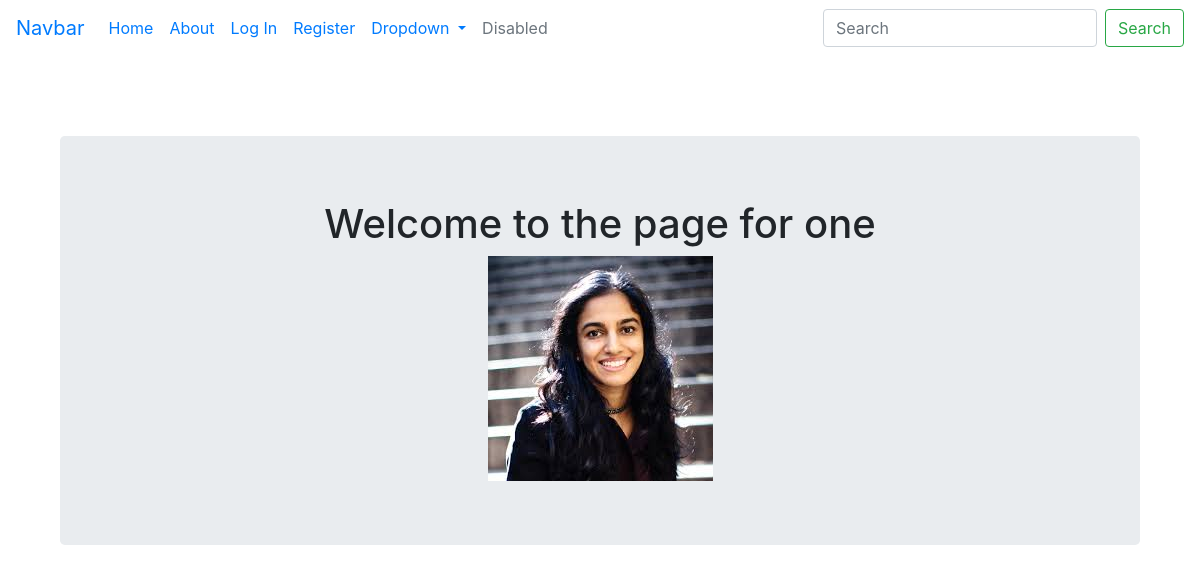
The app's page /profile/one, older data.
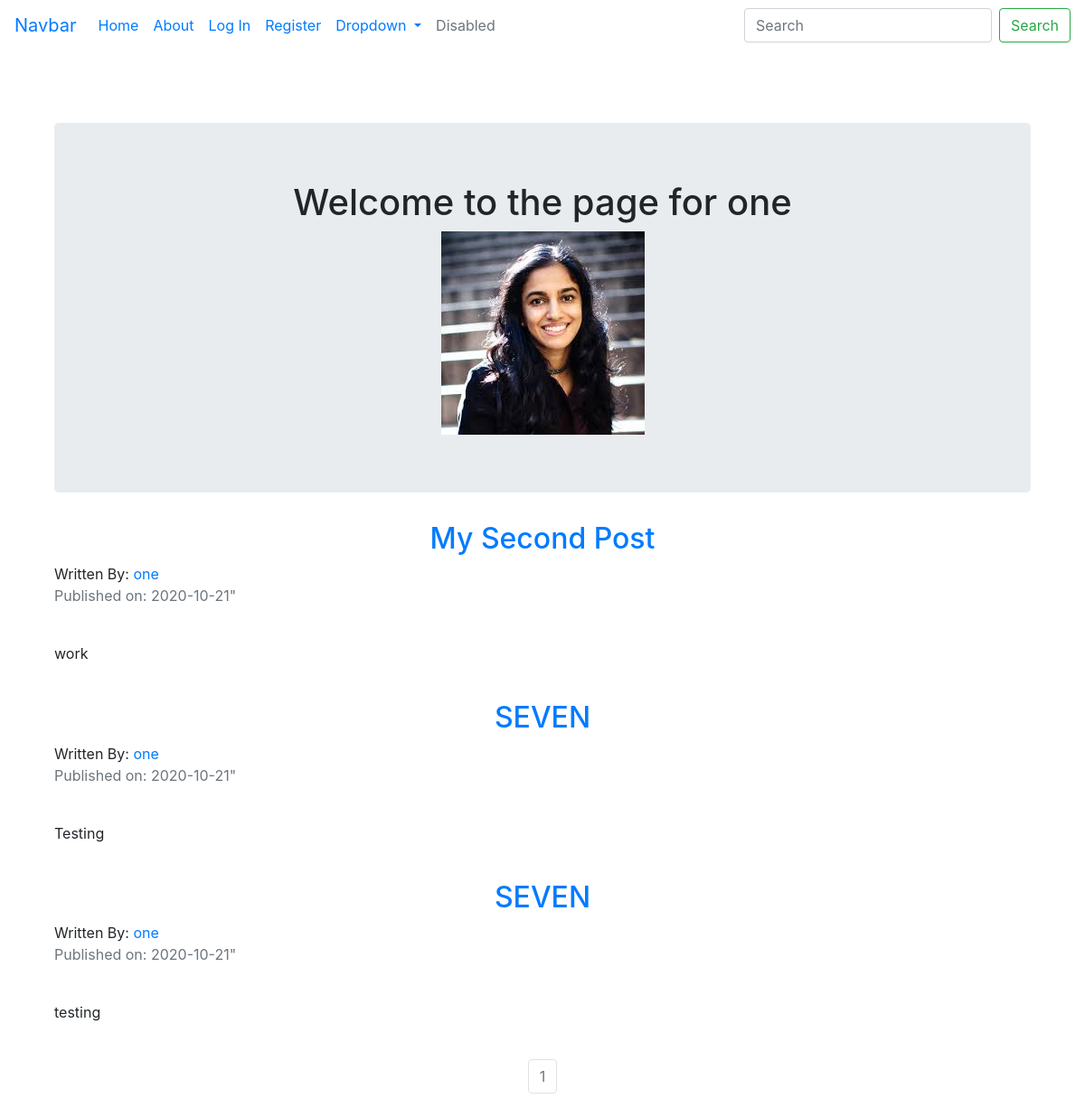
The same page, newer data.
### tripdripblog/models.py (models this page shows, shortened)
class User(db.Model, UserMixin):
    __tablename__ = 'users'
    id = db.Column(db.Integer, primary_key=True)
    profile_image = db.Column(db.String(64), nullable=False, default='default_profile.png')
    email = db.Column(db.String(64), unique=True, index=True) # unique makes sure can have multiples of same email
    username = db.Column(db.String(64), unique=True, index=True)
    password_hash = db.Column(db.String(128))
    new_password_hash = db.Column(db.String(128))
    posts = db.relationship('BlogPost', backref='author', lazy=True)
    blogs = db.relationship('TripBlog', backref='author', lazy=True)

class TripBlog(db.Model):
    users = db.relationship(User)
    id = db.Column(db.Integer, primary_key=True)
    user_id = db.Column(db.Integer, db.ForeignKey('users.id'), nullable=False)
    date = db.Column(db.DateTime, nullable=False, default=datetime.utcnow)
    title = db.Column(db.String(140), nullable=False)
    text = db.Column(db.Text, nullable=False)
    city_country = db.Column(db.String(140), nullable=False)
    stayed_where = db.Column(db.String(140), nullable=False)
    went_where = db.Column(db.String(140), nullable=False)
    trip_image = db.Column(db.String(64), nullable=False, default='default_trip.png')

### tripdripblog/core/views.py (the view)
@core.route('/profile/<username>', methods=['GET', 'POST'])
def profile(username):
    page = request.args.get('page', 1, type=int)
    trip_blogs = TripBlog.query.order_by(TripBlog.date.desc()).paginate(page=page, per_page=5)
    user = User.query.filter_by(username=username).first_or_404()
    return render_template('profile.html', trip_blogs=trip_blogs, user=user)

### tripdripblog/templates/profile.html
{% extends "base.html" %}
{% block content %}
<div class="container">
    <div class="jumbotron">
        <div align="center">
            <h1>Welcome to the page for {{user.username}}</h1>
            <img src="{{url_for('static', filename='profile_pics/'+user.profile_image)}}">
        </div>
    </div>
{% for blog in trip_blogs.items %}
    <h2> <a href="{{url_for('trip_blogs.trip_blog', username=blog.author.username, trip_blog_id=blog.id)}}">{{blog.title}}</a> </h2>
    Written By: <a href="{{url_for('users.user_trips', username=blog.author.username)}}">{{blog.author.username}}</a>
    <p class='text-muted'>Published on: {{blog.date.strftime("%Y-%m-%d")}}"</p>
        <br>
        <p>{{blog.text}}</p>
        <br>
{% endfor %}
</div>
<nav aria-label="Page navigation example">
  <ul class="pagination justify-content-center">
    {% for page_num in trip_blogs.iter_pages(left_edge=1, right_edge=1, left_current=1, right_current=2) %}
        {% if trip_blogs.page == page_num %}
        <li class='page-item disabled'>
            <a class="page-link" href="{{url_for('users.user_trips', username=user.username, page=page_num)}}">{{ page_num }}</a>
        </li>
        {% else %}
        <li class='page-item'>
            <a class="page-link" href="{{url_for('users.user_trips', username=user.username, page=page_num)}}">{{ page_num }}</a>
        </li>
        {% endif %}
    {% endfor %}
  </ul>
</nav>
{% endblock %}

### tripdripblog/templates/base.html (shortened to what this page needs)
<!DOCTYPE html>
<html lang="en">
<head>
    <link rel="stylesheet" type="text/css" href="{{ url_for('static', filename='css/style.css') }}" />
    <link rel="stylesheet" href="https://stackpath.bootstrapcdn.com/bootstrap/4.5.2/css/bootstrap.min.css">
</head>
    <body>
        <div class="menu-bar">
            <nav class="navbar navbar-expand-lg">
                <a class="navbar-brand" href="#">Navbar</a>
                <div class="collapse navbar-collapse" id="navbarSupportedContent">
                    <ul class="navbar-nav mr-auto">
                        <li class="nav-item active">
                            <a class="nav-link" href="{{url_for('core.home')}}">Home <span class="sr-only">(current)</span></a>
                        </li>
                        <li class="nav-item">
                            <a class="nav-link" href="{{url_for('core.info')}}">About</a>
                        </li>
                {% if current_user.is_authenticated %}
                        <li class="nav-item">
                            <a class="nav-link" href="{{url_for('users.logout')}}">Log Out</a>
                        </li>
                        <li class="nav-item">
                            <a class="nav-link" href="{{url_for('users.account')}}">Account</a>
                        </li>
                        <li class="nav-item">
                            <a class="nav-link" href="{{url_for('trip_blogs.create_trip')}}">Create Trip</a>
                        </li>
                        <li class="nav-item">
                            <a class="nav-link" href="{{url_for('users.password_reset')}}">Reset Password</a>
                        </li>
                        <li class="nav-item">
                            <a class="nav-link" href="{{ url_for('users.profile', username=current_user.username) }}">Profile</a>
                        </li>
                {% else %}
                        <li id="singledout" class='nav-link'>
                            <a href="{{url_for('users.login')}}">Log In</a>
                        </li>
                        <li class='nav-link'>
                            <a href="{{url_for('users.register')}}">Register</a>
                        </li>
                        <li class="nav-item dropdown">
                        <a class="nav-link dropdown-toggle" href="#" id="navbarDropdown" role="button" data-toggle="dropdown" aria-haspopup="true" aria-expanded="false">
                        Dropdown
                        </a>
                        </li>
                        <li class="nav-item">
                            <a class="nav-link disabled" href="#" tabindex="-1" aria-disabled="true">Disabled</a>
                        </li>
            </ul>
                {% endif %}
            </div>
            <form class="form-inline my-2 my-lg-0">
              <input class="form-control mr-sm-2" type="search" placeholder="Search" aria-label="Search">
              <button class="btn btn-outline-success my-2 my-sm-0" type="submit">Search</button>
            </form>
            </nav>
        </div>
        <div class="container">
            {% block content %}
            {% endblock %}
        </div>
    </body>
</html>

### tripdripblog/static/css/style.css (style rules this page uses)
body { background-color: #fff; width: 100%; height: 100%; background-repeat: no-repeat; background-size: cover; }
h2 { color: #fff; font-size: 2em; text-align: center; text-decoration-color: right_edge; }
.menu-bar { padding-bottom: 80px; }

Row changes from the older to the newer data that the page shows:
added TripBlog: title "My Second Post", author.username "one", date "2020-10-21", text "work"
added TripBlog: title "SEVEN", author.username "one", date "2020-10-21", text "Testing"
added TripBlog: title "SEVEN", author.username "one", date "2020-10-21", text "testing"
Text that changed along with them:
new list line: "1"
